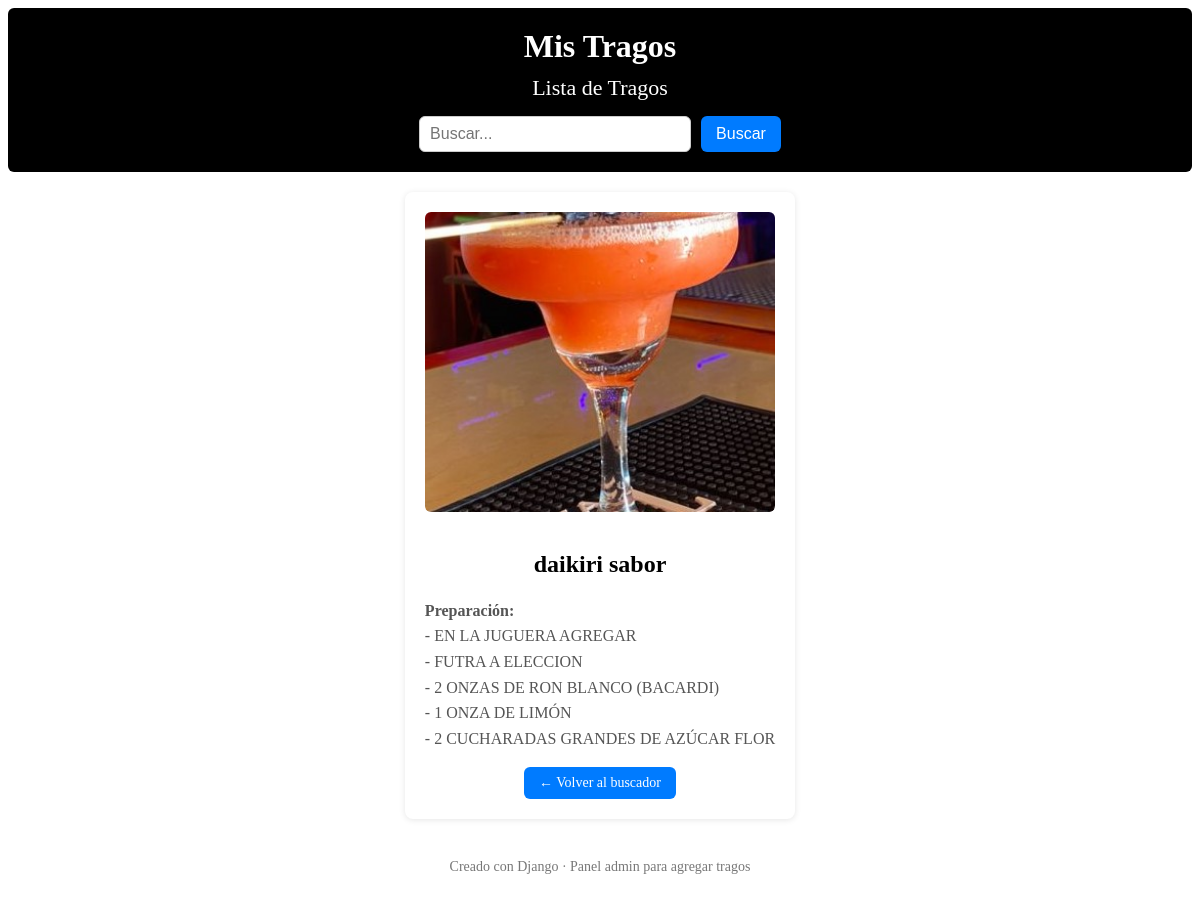
The page /trago/17/ on the database its author committed.
### core/models.py (models this page shows, shortened)
class Trago(models.Model):
    nombre = models.CharField(max_length=100)
    preparacion = models.TextField()
    imagen = models.ImageField(upload_to='tragos/', blank=True, null=True)

### core/views.py (the view)
# urls.py: path('trago/<int:pk>/', views.detalle_trago, name='detalle'),
def detalle_trago(request, pk):
    trago = get_object_or_404(Trago, pk=pk)
    return render(request, 'core/detalle.html', {'trago': trago})

### core/templates/core/detalle.html (shortened to what this page needs)
{% extends "core/base.html" %}
{% block content %}
<div class="detalle-card">
    {% if trago.imagen %}
        <img src="{{ trago.imagen.url }}" alt="{{ trago.nombre }}" class="detalle-imagen">
    {% endif %}
    <h2>{{ trago.nombre }}</h2>
    <p><strong>Preparación:</strong><br>{{ trago.preparacion|linebreaksbr }}</p>
    <a href="{% url 'core:index' %}" class="btn-volver">← Volver al buscador</a>
</div>
{% endblock %}

### core/static/core/css/styles.css (style rules this page uses)
.btn, .btn-volver { padding: 8px 15px; border-radius: 6px; background: #007bff; color: #fff; text-decoration: none; display: inline-block; font-size: 14px; transition: background 0.3s; }
.tragos-container p { text-align: center; font-size: 16px; color: #555; margin-top: 20px; }
.detalle-card { background: #fff; padding: 20px; border-radius: 8px; box-shadow: 0 1px 6px rgba(0,0,0,0.1); max-width: 600px; margin: 0 auto; text-align: center; }
.detalle-card img.detalle-imagen { width: 100%; max-height: 300px; object-fit: cover; border-radius: 6px; margin-bottom: 15px; }
.detalle-card p { text-align: left; color: #555; line-height: 1.6; margin-top: 10px; }

### rows shown on the page
Trago: imagen (picture), nombre "daikiri sabor", preparacion "- EN LA JUGUERA AGREGAR - FUTRA A ELECCION - 2 ONZAS DE RON BLANCO (BACARDI) - 1 ONZA DE LIMÓN - 2 CUCHARADAS GRANDES DE AZÚCAR FLOR"
